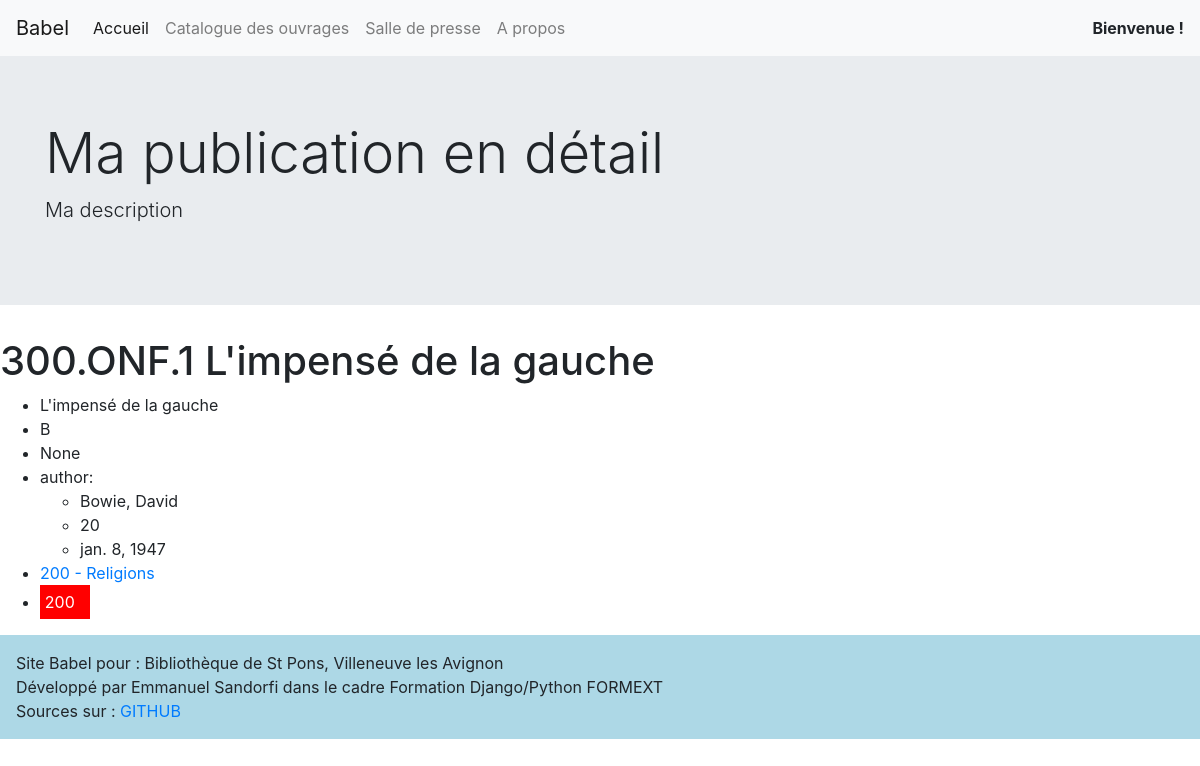
The app's page /catalog/1/ with its own data.
### catalog/models.py (models this page shows, shortened)
class Publication(models.Model):
    TYPE_PUBLICATION_CHOICES = [
        ("B", "Livres"),
        ("M", "Musique"),
        ("F", "Film"),
        ("*", "Autre"),
    ]
    name = models.CharField(max_length=61, verbose_name=_("Ouvrage"))
    reference = models.CharField(
        max_length=61, editable=False, verbose_name=_("Référence")
    )
    type_publication = models.CharField(
        max_length=1,
        choices=TYPE_PUBLICATION_CHOICES,
        default="B",
        verbose_name=_("Type de publication"),
    )
    author = models.ForeignKey(
        Author, models.PROTECT, null=True, verbose_name=_("Auteur")
    )
    dewey_number = models.ForeignKey(
        "Dewey", models.PROTECT, null=True, verbose_name=_("Classement DEWEY")
    )
    date_publication = models.DateField(
        null=True, blank=True, verbose_name=_("Date de publication")
    )
    label_editor = models.CharField(
        max_length=50, null=True, blank=True, verbose_name=_("Editeur/Label")
    )
    nb_tracks_pages = models.IntegerField(
        null=True, blank=True, verbose_name=_("Nb de pages/morceaux")
    )
    content = models.TextField(null=True, blank=True, verbose_name=_("Contenu"))
    image_url = models.URLField(null=True, blank=True, verbose_name=_("URL d'image"))
    image_file = models.ImageField(
        null=True, blank=True, verbose_name=_("Fichier image")
    )
    isbn = models.CharField(
        max_length=50, null=True, blank=True, verbose_name=_("ISBN")
    )
    class Meta:
        ordering = ["reference"]
    def __str__(self):
        return f"{self.reference} {self.name}"

class Author(models.Model):
    first_name = models.CharField(
        max_length=30, null=True, blank=True, verbose_name=_("Prénom")
    )
    last_name = models.CharField(max_length=30, verbose_name=_("Nom"))
    name = models.CharField(max_length=61, editable=False)
    century_birth = models.IntegerField(null=True, blank=True, verbose_name=_("Siècle"))
    date_birth = models.DateField(
        null=True, blank=True, verbose_name=_("Date de naissance")
    )
    place_birth = models.CharField(
        max_length=50, null=True, blank=True, verbose_name=_("Lieu de naissance")
    )
    date_died = models.DateField(null=True, blank=True, verbose_name=_("Date de décès"))
    place_died = models.CharField(
        max_length=50, null=True, blank=True, verbose_name=_("Lieu de décès")
    )
    content = models.TextField(null=True, blank=True, verbose_name=_("Contenu"))
    image_url = models.URLField(
        null=True, blank=True, verbose_name=_("URL d'une image")
    )
    image_file = models.ImageField(
        null=True, blank=True, verbose_name=_("Fichier image")
    )
    class Meta:
        ordering = ["last_name"]
        verbose_name = _("Auteur")
    def __str__(self):
        if self.first_name:
            return f"{self.last_name}, {self.first_name}"
        else:
            return self.last_name

class Dewey(models.Model):
    class Meta:
        ordering = ["number"]
    name = models.CharField(max_length=150, verbose_name=_("Libellé"))
    number = models.CharField(max_length=12, verbose_name=_("Numéro"))
    bg_color = models.CharField(max_length=7, default="*", editable=False)
    text_color = models.CharField(max_length=7, default="*", editable=False)
    DEWEY_COLOR_CHOICES = [
        ("000", "#000000", "#fff"),  # Black
        ("100", "#8B4513", "#fff"),  # Marroon
        ("200", "#FF0000", "#fff"),  # Red
        ("300", "#FF4500", "#fff"),  # Orange
        ("400", "#FFFF00", "#000"),  # Yellow
        ("500", "#32CD32", "#fff"),  # Green
        ("600", "#1E90FF", "#fff"),  # Blue
        ("700", "#8B008B", "#fff"),  # Purple
        ("800", "#A9A9A9", "#fff"),  # Grey
        ("900", "#FFFFFF", "#000"),  # White
    ]
    def colored_number(self):
        if self.number:
            try:
                i = int(self.number[:1])
                return format_html(
                    '<span style=" background-color: {}; color: {}; display: inline-block; padding: .3rem; min-width: 50px;">{}</span>',
                    self.DEWEY_COLOR_CHOICES[i][1],  # bg color
                    self.DEWEY_COLOR_CHOICES[i][2],  # text color
                    self.number,
                )
            except:
                return "Wrong format"
    def __str__(self):
        return f"{self.number} - {self.name}"

### catalog/viewscat.py (the view)
class PublicationDetail(MixinContextPage, DetailView):
    template_name = "catalog/publication-detail.html"
    model = Publication
    title = "Ma publication en détail"

### catalog/viewscat.py (called while the page is built)
    def get_mycontext(self):
        context_local = {
            "title": self.title,
            "description": self.description,
        }
        context_page = {
            "global": CONTEXT_GLOBAL,
            "local": context_local,
        }
        return context_page

    def get_context_data(self, **kwargs):
        context = super().get_context_data(**kwargs)
        context_page = self.get_mycontext()
        return {**context, **context_page}

### catalog/templates/catalog/publication-detail.html
{% extends 'catalog/base.html' %}
{% block content %}
<h1>{{ object }}</h1>
<ul>
    <li>{{object.name}}</li>
    <li>{{object.type_publication}}</li>
    <li>{{object.date_publication}}</li>
    <li>author:
        <ul>
            <li>{{object.author}}</li>
            <li>{{object.author.century_birth}}</li>
            <li>{{object.author.date_birth}}</li>
        </ul>
    </li>
    <li><a href="{% url 'publication-dewey' object.dewey_number.number %}">{{object.dewey_number}}</a></li>
    <li>{{object.dewey_number.colored_number}}</li>
</ul>
{% endblock %}

### records on screen
Publication: reference+name "300.ONF.1 L'impensé de la gauche", name "L'impensé de la gauche", type_publication "B", date_publication "None", author "Bowie, David", author.century_birth "20", author.date_birth "jan. 8, 1947", dewey_number "200 - Religions", dewey_number.colored_number "200"

### other values on screen
{{ local.title }} "Ma publication en détail"
{{ local.description }} "Ma description"
{{ global.mediatheque_name }} "Bibliothèque de St Pons"
{{ global.mediatheque_adr }} "Villeneuve les Avignon"
{{ global.dev_name }} "Emmanuel Sandorfi"
{{ global.dev_cadre }} "Formation Django/Python FORMEXT"
